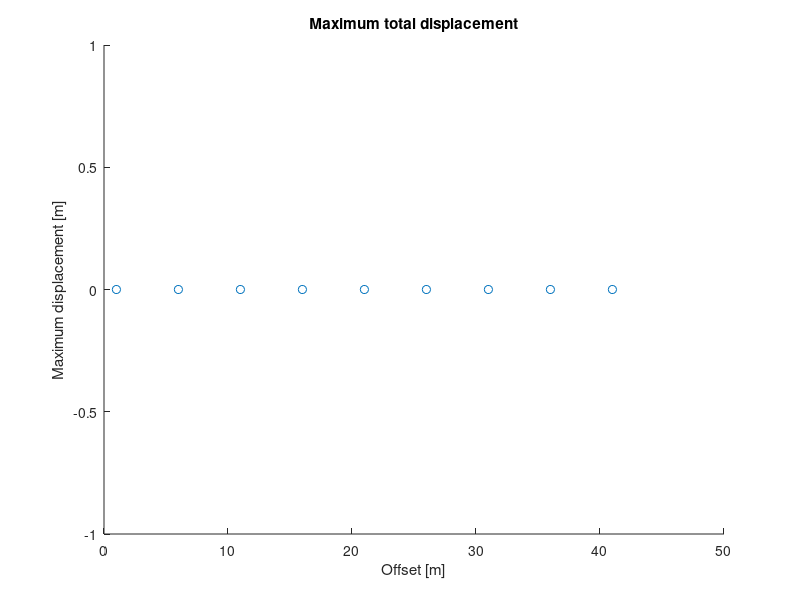

The MATLAB source for this figure: (Note: this script raises an error after producing the figure.)
clc;clear;
dd = dir("csv/*.csv");
file_names = {dd.name};
data = cell(numel(file_names),2);
data(:,1) = regexprep(file_names, '.csv','');

for i = 1:numel(file_names)
    data{i,2} = readmatrix("csv/" + file_names{i});
end
clear dd file_names i 
collected_data = {};
for i = 1:3:size(data,1)
    particular_frequency = [];
    for j = 0:2
        one_frequency = data(i+j,:);
        all_three_of_same_freq = one_frequency{2};
        if j == 0 % Add the time column if it's the first of that group
            particular_frequency(:,1) = all_three_of_same_freq(:,1);
        end
        particular_frequency = horzcat(particular_frequency, all_three_of_same_freq(:,2));
    end
    collected_data{end+1} = particular_frequency;
end
clear all_three_of_same_freq one_frequency particular_frequency i j

offsets = 1:5:41;
maxima = zeros(size(offsets));
for i = 1:numel(collected_data)
    datum = collected_data{i};
    magnitude = sqrt(sum(datum(:, 2:4).^2, 2));
    maxima(i) = max(magnitude);
end
scatter(offsets, maxima)
xlabel("Offset [m]"); ylabel("Maximum displacement [m]")
title("Maximum total displacement")
writematrix(horzcat(offsets', maxima'), "offsets.csv");
